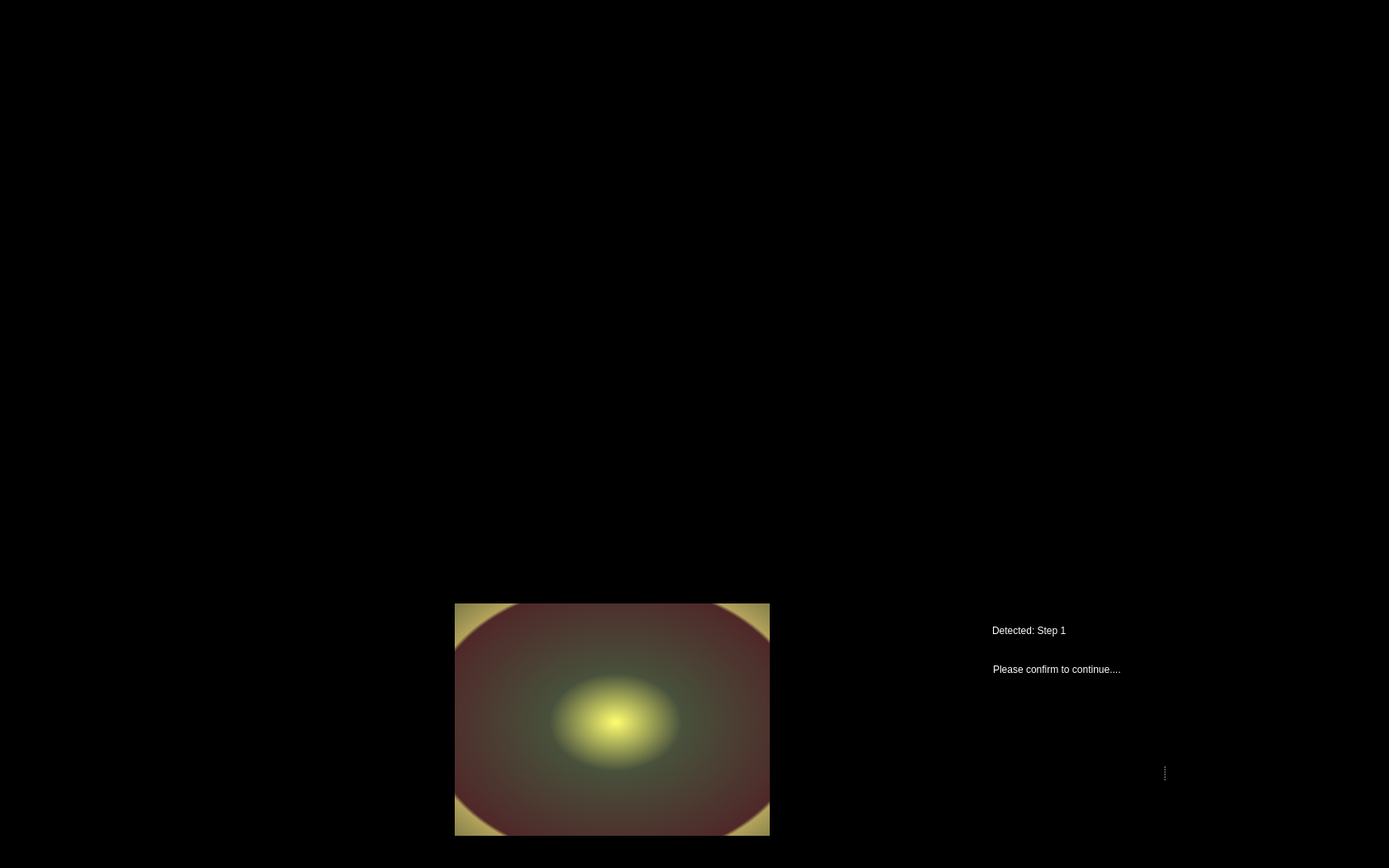
<?xml version="1.0" encoding="UTF-8"?>
<ui version="4.0">
 <class>Entry_Step_1_UI</class>
 <widget class="QWidget" name="Entry_Step_1_UI">
  <property name="windowModality">
   <enum>Qt::WindowModal</enum>
  </property>
  <property name="enabled">
   <bool>true</bool>
  </property>
  <property name="geometry">
   <rect>
    <x>0</x>
    <y>0</y>
    <width>1680</width>
    <height>1050</height>
   </rect>
  </property>
  <property name="sizePolicy">
   <sizepolicy hsizetype="Preferred" vsizetype="Preferred">
    <horstretch>0</horstretch>
    <verstretch>0</verstretch>
   </sizepolicy>
  </property>
  <property name="minimumSize">
   <size>
    <width>0</width>
    <height>0</height>
   </size>
  </property>
  <property name="maximumSize">
   <size>
    <width>1680</width>
    <height>1050</height>
   </size>
  </property>
  <property name="windowTitle">
   <string>Food Assist</string>
  </property>
  <property name="windowOpacity">
   <double>1.000000000000000</double>
  </property>
  <property name="styleSheet">
   <string notr="true">background-color: rgb(0, 0, 0);</string>
  </property>
  <widget class="QWidget" name="widget" native="true">
   <property name="geometry">
    <rect>
     <x>1140</x>
     <y>740</y>
     <width>531</width>
     <height>291</height>
    </rect>
   </property>
   <property name="styleSheet">
    <string notr="true">background-color: rgb(0, 0, 0);</string>
   </property>
   <widget class="QLabel" name="label">
    <property name="geometry">
     <rect>
      <x>10</x>
      <y>0</y>
      <width>41</width>
      <height>51</height>
     </rect>
    </property>
    <property name="styleSheet">
     <string notr="true"/>
    </property>
    <property name="text">
     <string/>
    </property>
    <property name="pixmap">
     <pixmap resource="resources/res.qrc">:/img/Icon Detected.svg</pixmap>
    </property>
    <property name="alignment">
     <set>Qt::AlignRight|Qt::AlignTrailing|Qt::AlignVCenter</set>
    </property>
   </widget>
   <widget class="QLabel" name="label_2">
    <property name="geometry">
     <rect>
      <x>60</x>
      <y>3</y>
      <width>271</width>
      <height>40</height>
     </rect>
    </property>
    <property name="styleSheet">
     <string notr="true">font: 75 28pt &quot;Arial&quot;;
color: rgb(255, 255, 255);</string>
    </property>
    <property name="text">
     <string>Detected: Step 1</string>
    </property>
    <property name="textFormat">
     <enum>Qt::RichText</enum>
    </property>
   </widget>
   <widget class="QLabel" name="label_3">
    <property name="geometry">
     <rect>
      <x>61</x>
      <y>54</y>
      <width>321</width>
      <height>31</height>
     </rect>
    </property>
    <property name="styleSheet">
     <string notr="true">font: 18pt &quot;Arial&quot;;
color: rgb(255, 255, 255)</string>
    </property>
    <property name="text">
     <string>Please confirm to continue....</string>
    </property>
   </widget>
   <widget class="QSplitter" name="splitter">
    <property name="geometry">
     <rect>
      <x>60</x>
      <y>119</y>
      <width>414</width>
      <height>150</height>
     </rect>
    </property>
    <property name="frameShape">
     <enum>QFrame::NoFrame</enum>
    </property>
    <property name="frameShadow">
     <enum>QFrame::Plain</enum>
    </property>
    <property name="lineWidth">
     <number>0</number>
    </property>
    <property name="orientation">
     <enum>Qt::Horizontal</enum>
    </property>
    <property name="opaqueResize">
     <bool>false</bool>
    </property>
    <property name="handleWidth">
     <number>115</number>
    </property>
    <property name="childrenCollapsible">
     <bool>false</bool>
    </property>
    <widget class="QPushButton" name="button_yes">
     <property name="enabled">
      <bool>true</bool>
     </property>
     <property name="minimumSize">
      <size>
       <width>81</width>
       <height>81</height>
      </size>
     </property>
     <property name="maximumSize">
      <size>
       <width>150</width>
       <height>150</height>
      </size>
     </property>
     <property name="cursor">
      <cursorShape>OpenHandCursor</cursorShape>
     </property>
     <property name="focusPolicy">
      <enum>Qt::WheelFocus</enum>
     </property>
     <property name="contextMenuPolicy">
      <enum>Qt::DefaultContextMenu</enum>
     </property>
     <property name="icon">
      <iconset resource="resources/res.qrc">
       <normaloff>:/buttons/Button Yes.svg</normaloff>:/buttons/Button Yes.svg</iconset>
     </property>
     <property name="iconSize">
      <size>
       <width>144</width>
       <height>144</height>
      </size>
     </property>
     <property name="autoDefault">
      <bool>false</bool>
     </property>
     <property name="default">
      <bool>false</bool>
     </property>
     <property name="flat">
      <bool>true</bool>
     </property>
    </widget>
    <widget class="QPushButton" name="button_no">
     <property name="enabled">
      <bool>true</bool>
     </property>
     <property name="minimumSize">
      <size>
       <width>81</width>
       <height>81</height>
      </size>
     </property>
     <property name="maximumSize">
      <size>
       <width>150</width>
       <height>150</height>
      </size>
     </property>
     <property name="cursor">
      <cursorShape>OpenHandCursor</cursorShape>
     </property>
     <property name="focusPolicy">
      <enum>Qt::WheelFocus</enum>
     </property>
     <property name="contextMenuPolicy">
      <enum>Qt::DefaultContextMenu</enum>
     </property>
     <property name="icon">
      <iconset resource="resources/res.qrc">
       <normaloff>:/buttons/Button No.svg</normaloff>:/buttons/Button No.svg</iconset>
     </property>
     <property name="iconSize">
      <size>
       <width>144</width>
       <height>144</height>
      </size>
     </property>
     <property name="autoDefault">
      <bool>false</bool>
     </property>
     <property name="default">
      <bool>false</bool>
     </property>
     <property name="flat">
      <bool>true</bool>
     </property>
    </widget>
   </widget>
  </widget>
  <widget class="QLabel" name="label_8">
   <property name="geometry">
    <rect>
     <x>550</x>
     <y>730</y>
     <width>381</width>
     <height>281</height>
    </rect>
   </property>
   <property name="styleSheet">
    <string notr="true">background-color: qradialgradient(spread:pad, cx:0.511, cy:0.511364, radius:1.199, fx:0.511, fy:0.511409, stop:0 rgba(255, 255, 112, 255), stop:0.176136 rgba(228, 255, 188, 80), stop:0.494318 rgba(252, 128, 128, 80), stop:0.505682 rgba(255, 231, 130, 179), stop:0.698864 rgba(225, 255, 162, 80), stop:1 rgba(255, 255, 255, 0));</string>
   </property>
   <property name="text">
    <string/>
   </property>
  </widget>
  <widget class="QLabel" name="img_detected_step1">
   <property name="geometry">
    <rect>
     <x>1220</x>
     <y>240</y>
     <width>351</width>
     <height>411</height>
    </rect>
   </property>
   <property name="frameShape">
    <enum>QFrame::NoFrame</enum>
   </property>
   <property name="text">
    <string/>
   </property>
   <property name="pixmap">
    <pixmap resource="resources/res.qrc">:/detected steps/Detected Step1.png</pixmap>
   </property>
   <property name="scaledContents">
    <bool>true</bool>
   </property>
  </widget>
 </widget>
 <resources>
  <include location="resources/res.qrc"/>
 </resources>
 <connections/>
</ui>
